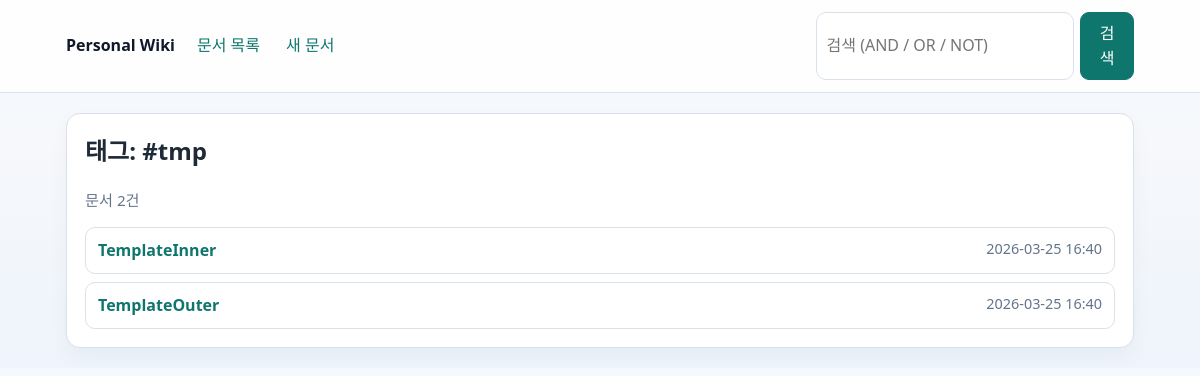
Screenshot of /tag/tmp with the database file from the repository.
### tables this page shows
CREATE TABLE docs (
            id INTEGER PRIMARY KEY AUTOINCREMENT,
            title TEXT NOT NULL COLLATE NOCASE UNIQUE,
            slug TEXT NOT NULL UNIQUE,
            file_path TEXT NOT NULL,
            meta_json TEXT NOT NULL DEFAULT '{}',
            created_at TEXT NOT NULL,
            updated_at TEXT NOT NULL
        );

### app.py (the view)
@app.route("/tag/<path:tag_name>")
def docs_by_tag(tag_name: str):
    conn = get_db()
    rows = conn.execute(
        """
        SELECT d.id, d.title, d.slug, d.updated_at
        FROM docs d
        JOIN doc_tags dt ON dt.doc_id = d.id
        JOIN tags t ON t.id = dt.tag_id
        WHERE t.name = ? COLLATE NOCASE
        ORDER BY d.updated_at DESC, d.title COLLATE NOCASE
        """,
        (tag_name,),
    ).fetchall()
    docs = [dict(row) for row in rows]
    return render_template("tag.html", tag_name=tag_name, docs=docs)

### app.py (called while the page is built)
def connect_db() -> sqlite3.Connection:
    conn = sqlite3.connect(DB_PATH)
    conn.row_factory = sqlite3.Row
    conn.execute("PRAGMA foreign_keys = ON")
    return conn

def get_db() -> sqlite3.Connection:
    if "db" not in g:
        g.db = connect_db()
    return g.db

@app.template_filter("pretty_time")
def pretty_time_filter(value: str) -> str:
    try:
        dt = datetime.fromisoformat(value)
        return dt.strftime("%Y-%m-%d %H:%M")
    except ValueError:
        return value

### templates/tag.html (shortened to what this page needs)
{% extends "base.html" %}
{% block content %}
<section class="panel">
  <h1>태그: #{{ tag_name }}</h1>
  <p class="muted">문서 {{ docs|length }}건</p>
  {% if docs %}
    <ul class="doc-list">
      {% for doc in docs %}
        <li class="doc-item">
          <div class="doc-head">
            <a class="doc-title" href="{{ url_for('view_doc', slug=doc.slug) }}">{{ doc.title }}</a>
            <span class="doc-time">{{ doc.updated_at|pretty_time }}</span>
          </div>
        </li>
      {% endfor %}
    </ul>
  {% else %}
    <p>해당 태그를 가진 문서가 없습니다.</p>
  {% endif %}
</section>
{% endblock %}

### static/style.css (style rules this page uses)
:root { --bg: #f6f8fb; --panel: #ffffff; --line: #d9e1ea; --text: #1e2a37; --muted: #64748b; --link: #0f766e; --link-hover: #115e59; --danger: #b42318; }
* { box-sizing: border-box; }
body { margin: 0; background: linear-gradient(180deg, #f4f8ff 0%, #f6f8fb 40%, #eef4fb 100%); color: var(--text); font-family: "Segoe UI", "Noto Sans KR", sans-serif; line-height: 1.55; }
a { color: var(--link); text-decoration: none; }
.panel { background: var(--panel); border: 1px solid var(--line); border-radius: 14px; padding: 18px; box-shadow: 0 8px 20px rgba(15, 23, 42, 0.04); }
h1, h2, h3 { margin-top: 0; }
.muted { color: var(--muted); font-size: 0.95rem; }
.doc-list { list-style: none; margin: 0; padding: 0; display: grid; gap: 8px; }
.doc-item { border: 1px solid var(--line); border-radius: 10px; padding: 10px 12px; background: #fff; }
.doc-head { display: flex; justify-content: space-between; gap: 8px; }
.doc-title { font-weight: 600; }
.doc-time { color: var(--muted); font-size: 0.9rem; }

### rows the page displays
docs: title "TemplateInner", updated_at|pretty_time "2026-03-25 16:40"
docs: title "TemplateOuter", updated_at|pretty_time "2026-03-25 16:40"

### other values shown
{{ tag_name }} "tmp"
{{ docs|length }} "2"
